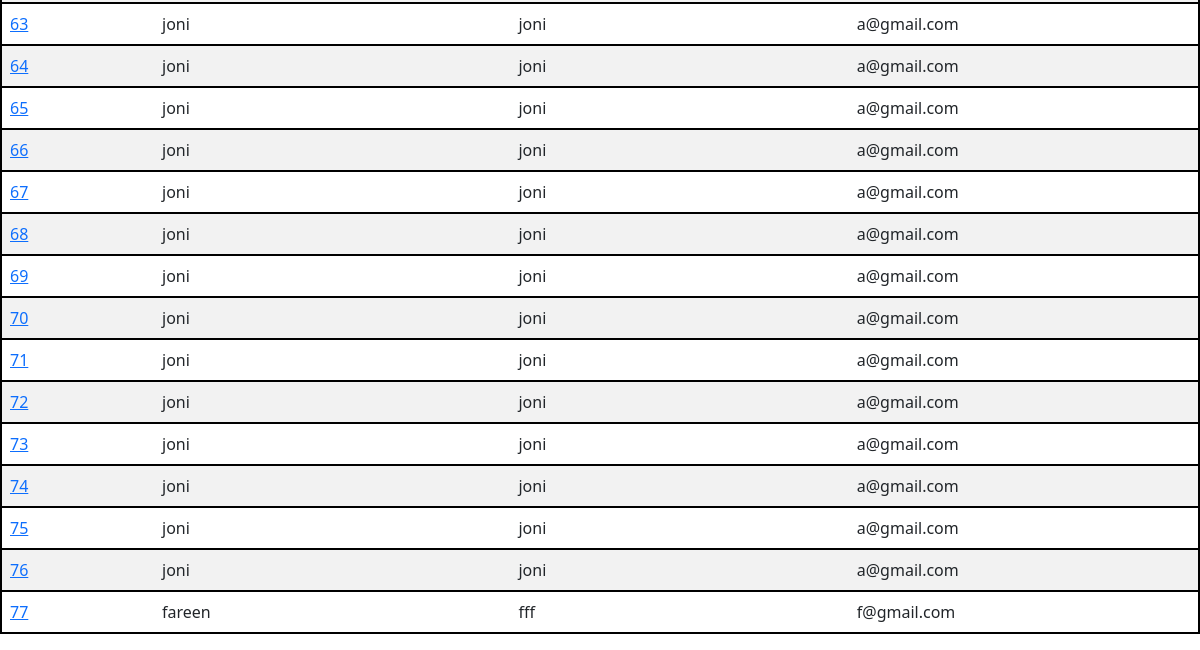
The app's page /search_client (lower part), older data.
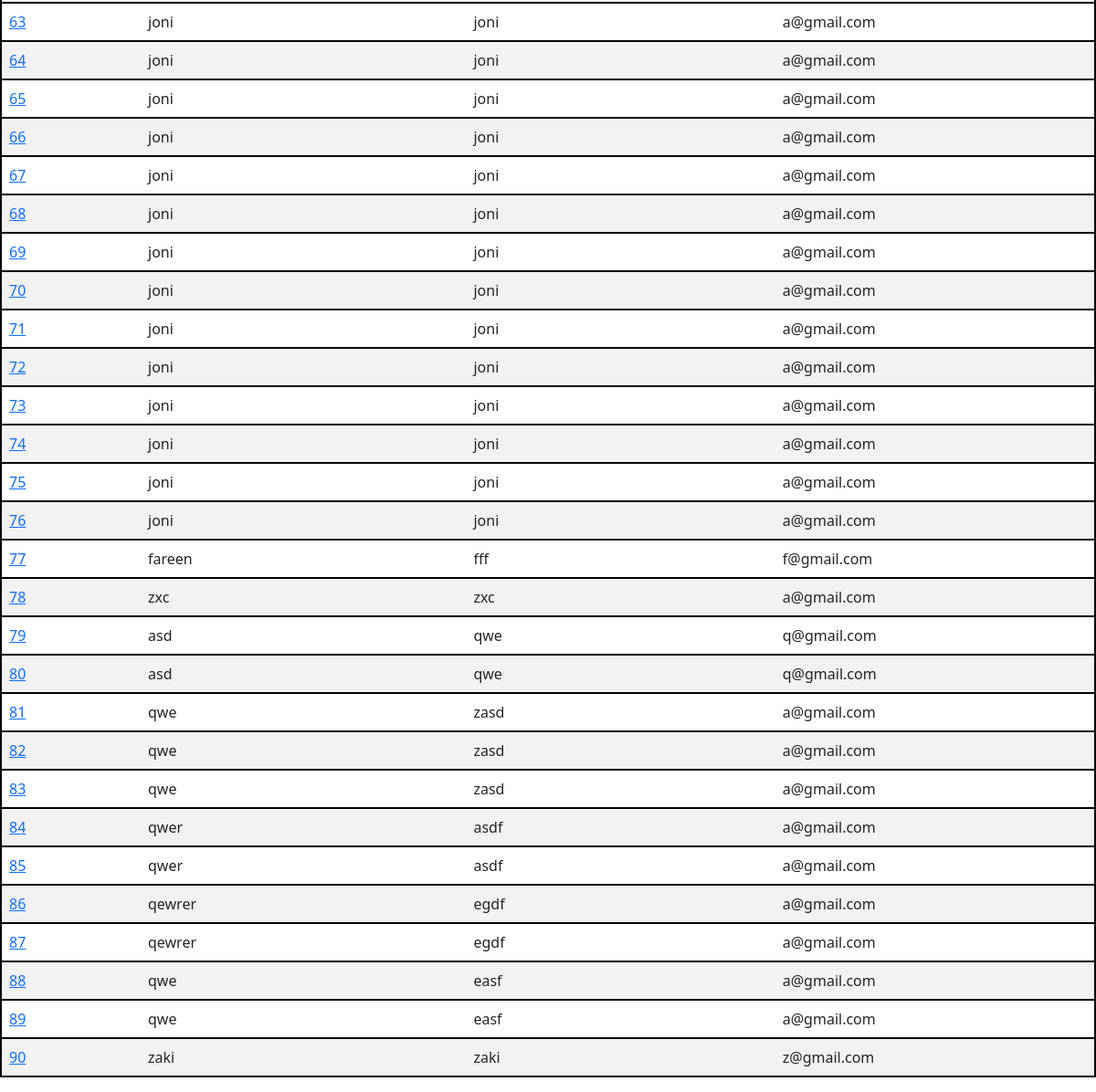
The same page, newer data.
### customer/models.py (models this page shows, shortened)
class Customer(models.Model):
    id = models.AutoField(primary_key=True)
    first_name = models.CharField(max_length=250)
    last_name = models.CharField(max_length=250)
    phone  = models.IntegerField()
    landline  = models.IntegerField()
    email = models.EmailField(max_length=250)
    address = models.CharField(max_length=250)
    postcode = models.CharField(max_length=250)
    created_date = models.DateTimeField(null=True, blank= True)#
    created_by = models.ForeignKey(User,on_delete=models.CASCADE, null=True, blank=True)

### customer/views.py (the view)
# urls.py: path('search_client', views.search_client, name='search_client'),
def search_client(request):
    all_clients = Customer.objects.all()
    context = {'all_clients_context':all_clients}
    return render(request,'search_client.html', context )

### templates/search_client.html (shortened to what this page needs)
{% extends 'base.html' %}
{% block content %}
<br>
<table class="table table-striped" style="border: 2px solid black;" width="60%"  cellspacing="2" cellpadding="2" >
    {% for show_result in  all_clients_context %}
    <tr style="border: 2px solid black" background-color="green">
            <td><a href="{% url 'Client_detail_info' show_result.id %}">{{ show_result.id  }}</a></td>
            <td>{{ show_result.first_name }}</td>
            <td>{{ show_result.last_name }}</td>
            <td>{{ show_result.mobile }}</td>
            <td>{{ show_result.email }}</td>
            <td>{{ show_result.created }}</td>
    </tr>
    {% endfor %}
</table>
{% endblock %}

Row changes from the older to the newer data that the page shows:
added Customer: id "78", first_name "zxc", last_name "zxc", email "a@gmail.com"
added Customer: id "79", first_name "asd", last_name "qwe", email "q@gmail.com"
added Customer: id "80", first_name "asd", last_name "qwe", email "q@gmail.com"
added Customer: id "81", first_name "qwe", last_name "zasd", email "a@gmail.com"
added Customer: id "82", first_name "qwe", last_name "zasd", email "a@gmail.com"
added Customer: id "83", first_name "qwe", last_name "zasd", email "a@gmail.com"
added Customer: id "84", first_name "qwer", last_name "asdf", email "a@gmail.com"
added Customer: id "85", first_name "qwer", last_name "asdf", email "a@gmail.com"
added Customer: id "86", first_name "qewrer", last_name "egdf", email "a@gmail.com"
added Customer: id "87", first_name "qewrer", last_name "egdf", email "a@gmail.com"
added Customer: id "88", first_name "qwe", last_name "easf", email "a@gmail.com"
added Customer: id "89", first_name "qwe", last_name "easf", email "a@gmail.com"
added Customer: id "90", first_name "zaki", last_name "zaki", email "z@gmail.com"
